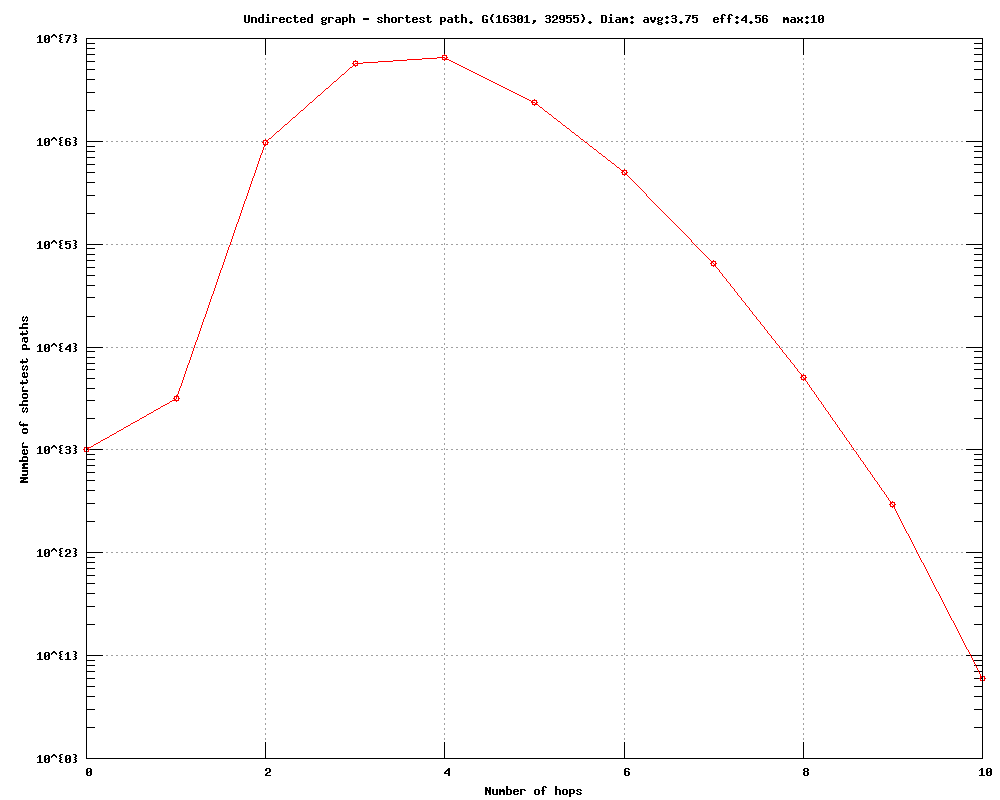

Source code (gnuplot):
#
# Undirected graph - shortest path. G(16301, 32955). Diam: avg:3.75  eff:4.56  max:10 (Fri Sep 23 20:13:35 2016)
#

set title "Undirected graph - shortest path. G(16301, 32955). Diam: avg:3.75  eff:4.56  max:10"
set key bottom right
set logscale y 10
set format y "10^{%L}"
set mytics 10
set grid
set xlabel "Number of hops"
set ylabel "Number of shortest paths"
set tics scale 2
set terminal png size 1000,800
set output 'diam.shortest_path_plot_as-caida20040105.txt.png'
plot 	"diam.shortest_path_plot_as-caida20040105.txt.tab" using 1:2 title "" with linespoints pt 6
